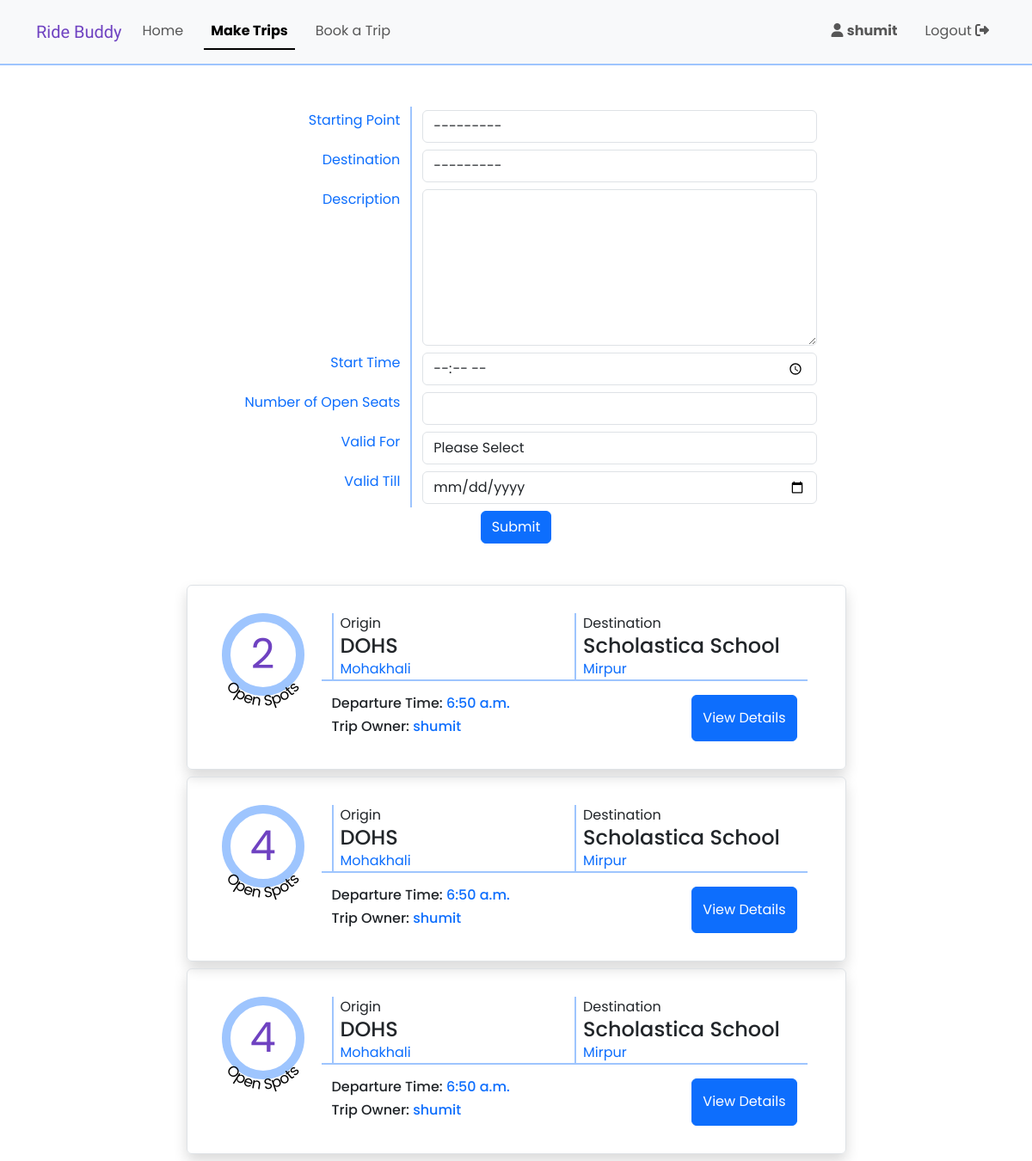
/make_trip (signed in), run on the app's committed database.
### RideSharing/models.py (models this page shows)
class User(AbstractUser):
    pass

class Trips(models.Model):
    origin = models.ForeignKey(Locations, on_delete = models.CASCADE, related_name = 'start_point')
    destination = models.ForeignKey(Locations, on_delete = models.CASCADE, related_name = 'end_point')
    description_text = models.TextField(null=True, blank=True)
    departure_time = models.TimeField()
    open_seats = models.IntegerField()
    valid_till = models.DateField()
    trip_owner = models.ForeignKey(User, on_delete = models.CASCADE)

class Locations(models.Model):
    LOCATION_TYPES = (
        ('school', 'School'),
        ('residential', 'Residential'),
    )
    location_area = models.CharField(max_length=200)
    location_name = models.CharField(max_length=200)
    embarcation_text = models.CharField(max_length=200)
    type = models.CharField(max_length=20, choices=LOCATION_TYPES)
    def __str__(self):
        return f"{self.location_area} - {self.location_name}"

### RideSharing/views.py (the view)
# urls.py: path("make_trip", views.make_trip, name="make_trip"),
@login_required(login_url ='/login')
def make_trip(request):
    active_user = get_object_or_404(User, pk = request.user.id)
    if request.method == "POST":
        new_trip_form = TripsForm(request.POST)
        if new_trip_form.is_valid():
            new_trip_form.cleaned_data["trip_owner"] = active_user
            TripsForm(new_trip_form.cleaned_data).save()
    inital_form = TripsForm(initial={
        'trip_owner' : active_user
    }).render("form_snippets/form.html")
    today = timezone.now().date()
    my_active_trips = Trips.objects.filter(valid_till__gte=today, trip_owner_id = request.user.id)
    my_active_trips_spots = addremaining_spots(my_active_trips)
    return render(request, "make_trip.html", {
        'trip_form': inital_form,
        'my_active_trips': my_active_trips_spots
    })

### RideSharing/utils.py (called while the page is built)
def find_remaining_spots(underlying_trip):
    total_approved_bookings = Spot_Bookings.objects.filter(trip = underlying_trip, approval_status = True).aggregate(Sum('spots_requested'))['spots_requested__sum']
    remaining_spots = underlying_trip.open_seats
    if total_approved_bookings:
        remaining_spots = underlying_trip.open_seats - total_approved_bookings
    return remaining_spots

def addremaining_spots(trips):
    trip_spot = []
    for trip in trips:
        open_spot = find_remaining_spots(trip)
        trip_spot.append({
            'trip': trip,
            'open_spot':open_spot
        })
    return trip_spot

### RideSharing/templates/form_snippets/form.html (shortened to what this page needs)
{% for field in form.visible_fields %}
<div class="form-group row mb-3 mb-sm-0">
    <div class="py-sm-1 col-sm-4 text-start text-sm-end vertical-form-devider-line border-primary-subtle">
        <label for="{{ field.auto_id }}" class="form-label text-primary">
            {{field.label}}
        </label>
    </div>
    <div class="py-sm-1 col-sm-8">
        {{ field }}
    </div>
</div>
{% endfor %}

### RideSharing/templates/make_trip.html (shortened to what this page needs)
{% extends "layout.html" %}
{% block body %}
<section class="text-center">
    {% include 'component_snippets/trip_form.html' %}
</section>
<section class="mt-5">
    {% include 'component_snippets/trips_list.html' with trips=my_active_trips %}
</section>
{% endblock %}

### RideSharing/templates/layout.html (shortened to what this page needs)
{% load static %}
<!DOCTYPE html>
<html lang="en">
    <head>
        <link href="https://cdn.jsdelivr.net/npm/bootstrap@5.3.3/dist/css/bootstrap.min.css" rel="stylesheet">
        <link href="{% static 'styles.css' %}" rel="stylesheet">
        </head>
        <body >
            {% include 'component_snippets/navbar.html' %}
                <div class="container-lg pt-5">
                {% block body %}
                {% endblock %}
            </div>
    </body>
</html>

### RideSharing/templates/component_snippets/navbar.html (shortened to what this page needs)
<nav class="navbar navbar-expand-lg bg-body-tertiary border-bottom border-2 border-primary-subtle py-sm-3">
    <div class="container-lg">
        <a class="navbar-brand" href="#" style="color: var(--bs-purple);">
            <span class="logo">
                Ride Buddy
            </span>
        </a>
        <div class="collapse navbar-collapse" id="navbarToggler">
            <ul class="navbar-nav nav-underline me-auto mb-2 mb-lg-0">
                <li class="nav-item">
                    <a class="nav-link" aria-current="page" href="/">Home</a>
                </li>
                <li class="nav-item">
                    <a class="nav-link" href="{% url 'make_trip' %}">Make Trips</a>
                </li>
                <li class="nav-item">
                    <a class="nav-link" href="{% url 'find_trip' %}">Book a Trip</a>
                </li>
            </ul>
            <ul class="navbar-nav nav-underline">
                {% if user.is_authenticated %}
                <li class="nav-item">
                    <a class="nav-link" href="/mypage">
                        <i class="fa-solid fa-user"></i>
                        <strong> {{ user.username }} </strong>
                    </a>
                </li>
                <li class="nav-item">
                    <a class="nav-link" href="{% url 'logout' %}">
                        Logout
                        <i class="fa-solid fa-right-from-bracket"></i>
                    </a>
                </li>
                {% endif %}
            </ul>
        </div>
    </div>
</nav>

### RideSharing/templates/component_snippets/trip_form.html (shortened to what this page needs)
<form action="{% url 'make_trip' %}" method="post" style="max-width: 700px;" class="mx-auto">
    {{trip_form}}
    <input class="mt-1 btn btn-primary" type="submit">
</form>

### RideSharing/templates/component_snippets/trips_list.html (shortened to what this page needs)
{% for trip in trips %}
<div class="border shadow boxes rounded w-100 mx-auto mb-2">
    <div class="d-flex justify-content-center">
        <div class="mx-2">
            <div style="position: relative;">
                <div class="border-primary-subtle open_seats_container d-flex justify-content-center align-items-center">
                    <div id="open_spots_{{trip.trip.id}}" style="color: var(--bs-purple);">
                        {{trip.open_spot}}
                    </div>
                    <svg viewBox="0 0 200 200" class="position-absolute" style="overflow:visible; z-index: 1; bottom: -12%; left: -6%; width: 112%; height: 112%;">
                        <text font-size="32" fill="black">
                            <textPath href="#textCircle" startOffset="50%" text-anchor="middle">
                                Open Spots
                            </textPath>
                        </text>
                    </svg>
                </div>
            </div>
        </div>
        <div class=" flex-fill px-4">
            <div class="row row-cols-1 gy-3 row-cols-sm-2 border-bottom border-primary-subtle border-2">
                {% include 'component_snippets/location_look.html' with location=trip.trip.origin type='Origin' %}
                {% include 'component_snippets/location_look.html' with location=trip.trip.destination type='Destination' %}
            </div>
            <div class="mt-3 d-sm-flex  justify-content-between">
                <div>
                    <h6>
                        Departure Time: <span class="text-primary">{{trip.trip.departure_time}}</span>
                    </h6>
                    <h6>
                        Trip Owner: <span class="text-primary">{{trip.trip.trip_owner}}</span>
                    </h6>
                </div>
                <button class="btn btn-primary" type="button"
                    {% if booking_trips %}
                        onclick="handle_form_fetch(event, true)"
                    {% else %}
                        onclick="handle_form_fetch(event, false)"
                    {% endif %}
                    data-bs-toggle="collapse"
                    data-bs-target="#form_space_{{trip.trip.id}}"
                    data-targettripid="{{trip.trip.id}}"
                    aria-expanded="false">
                    {% if booking_trips %}
                        Book a Spot
                    {% else %}
                        View Details
                    {% endif %}
                </button>
            </div>
        </div>
    </div>
</div>
{% endfor %}

### RideSharing/templates/component_snippets/location_look.html
<div class="col">
    <div class="border-start border-2 border-primary-subtle ps-2">
    {{type}}
        <h4 class="mb-0">
            {{location.location_name}}
        </h4>
        <div class="text-primary">
            {{location.location_area}}
        </div>
    </div>
</div>

### RideSharing/static/styles.css (style rules this page uses)
.boxes { padding: 2rem; max-width: 767px; }
.vertical-form-devider-line { border-right-width: 2px; border-right-style: solid; }
.open_seats_container { border-radius: 50%; border: 10px solid; width: 6rem; height: 6rem; font-size: 3rem; }

### RideSharing/templates/layout.html (style rules this page uses)
body { font-family: "Poppins", sans-serif; }
.logo { font-family: "Playwrite ES Deco", cursive; font-optical-sizing: auto; font-weight: 400; font-style: normal; }

### data on the page
User: username "shumit"
Trips: open_spot "2", type "Origin Destination", trip.departure_time "6:50 a.m.", trip.trip_owner "shumit"
Locations: location_name "DOHS", location_area "Mohakhali"
Locations: location_name "Scholastica School", location_area "Mirpur"
Trips: open_spot "4", type "Origin Destination", trip.departure_time "6:50 a.m.", trip.trip_owner "shumit"
Trips: open_spot "4", type "Origin Destination", trip.departure_time "6:50 a.m.", trip.trip_owner "shumit"

### other printed values
{{ field.label }} "Starting Point" "Destination" "Description" "Start Time" "Number of Open Seats" "Valid For" "Valid Till"
